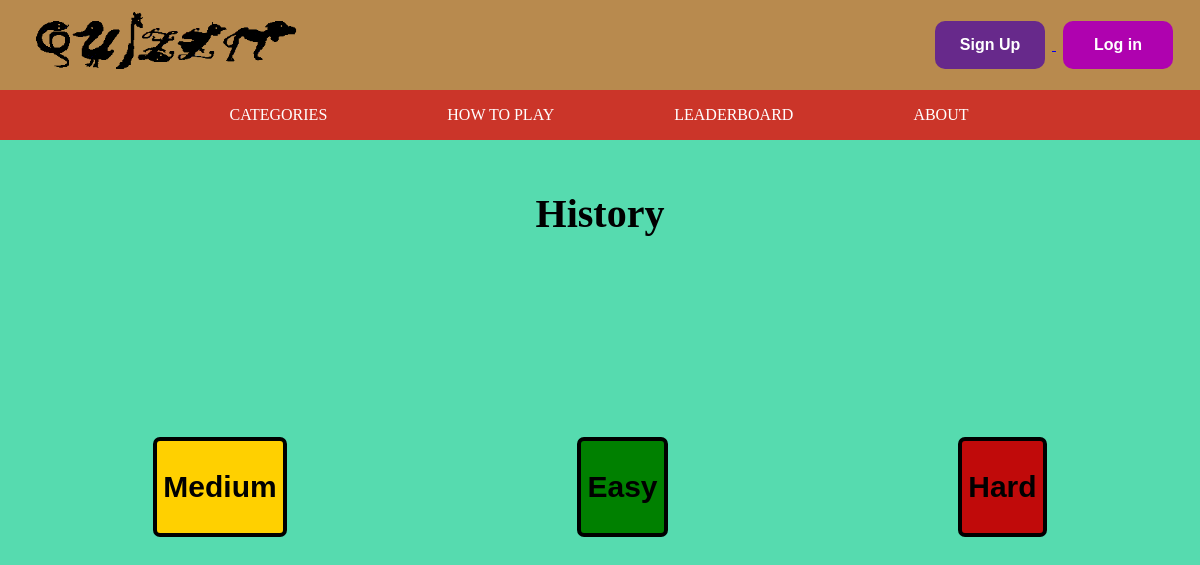
The app's page /quizzit/categories/history/ with its own data.
### quizzit_app/models.py (models this page shows, shortened)
class Category(models.Model):
    name = models.CharField(max_length=50, unique=True)
    slug = models.SlugField(unique=True)
    class Meta:
        verbose_name_plural = 'Categories'

class Quiz(models.Model):
    EASY = 'EASY'
    MED = 'MEDIUM'
    HARD = 'HARD'
    difficulty_choices = [(EASY, 'Easy'), (MED, 'Medium'), (HARD, 'Hard')]
    name = models.CharField(max_length=50)
    difficulty = models.CharField(max_length=10, choices=difficulty_choices)
    category = models.ForeignKey(Category, on_delete=models.CASCADE)
    views = models.IntegerField(default=0)
    quizID = models.CharField(max_length=10, unique=True, blank=True)
    slug = models.SlugField(unique=True)
    class Meta:
        verbose_name_plural = 'Quizzes'
        constraints = [
            models.UniqueConstraint(fields=['name', 'difficulty', 'category'], name='unique quiz constraint'),
            models.CheckConstraint(check=models.Q(difficulty__in=['EASY','MEDIUM','HARD']), name="difficulty validity constraint"),
        ]

### quizzit_app/views.py (the view)
# urls.py: path('categories/<slug:category_name_slug>/', views.show_category, name='show_category'),
def show_category(request, category_name_slug):
    context_dict = {'categories': category_list,}
    try:
        category = Category.objects.get(slug=category_name_slug)
        quizzes = Quiz.objects.all().filter(category=category)
        context_dict['category'] = category
        context_dict['quiz'] = quizzes
    except Category.DoesNotExist:
        context_dict['category'] = None
        context_dict['quiz'] = None
    return render(request, 'quizzit/category.html', context=context_dict)

### templates/quizzit/category.html (shortened to what this page needs)
{% extends 'quizzit/base.html' %}
{% load staticfiles %}
{% block link_block %}
    <link rel="stylesheet" type="text/css" href="{% static 'css/category.css' %}"/>
{% endblock %}
{% block body_block %}
    {% if category %}
        <h1>{{ category.name }}</h1>
        <div class="buttons-container">
            {% for q in quiz %}
                {% if q.difficulty == q.EASY %}
                    <a href="{% url 'quizzit:quiz' category.slug q.slug %}"><button id="btnEasy">Easy</button></a>
                {% elif q.difficulty == q.MED %}
                    <a href="{% url 'quizzit:quiz' category.slug q.slug %}"><button id="btnMedium">Medium</button></a>
                {% elif q.difficulty == q.HARD %}
                    <a href="{% url 'quizzit:quiz' category.slug q.slug %}"><button id="btnHard">Hard</button></a>
                {% endif %}
            {% endfor %}
        </div>
    {% else %}
        The specified category does not exist.
    {% endif %}
{% endblock %}

### static/css/base.css (style rules this page uses)
body { background-color: #56dbaf; }

### static/css/category.css (style rules this page uses)
div.buttons-container { display: flex; justify-content: space-around; align-items: center; text-align: center; margin-top: 200px; }
h1 { text-align: center; margin-top: 50px; font-size: 40px; }
button { font-size: 30px; border-radius: 7px; border: 4px solid black; cursor: pointer; width: 100%; height: 100px; font-weight: bold; }
#btnEasy { background-color: green; }
#btnMedium { background-color: rgb(255, 208, 0); }
#btnHard { background-color: rgb(192, 10, 10); }

### records on screen
Category: name "History"
Quiz: difficulty "Medium"
Quiz: difficulty "Easy"
Quiz: difficulty "Hard"
